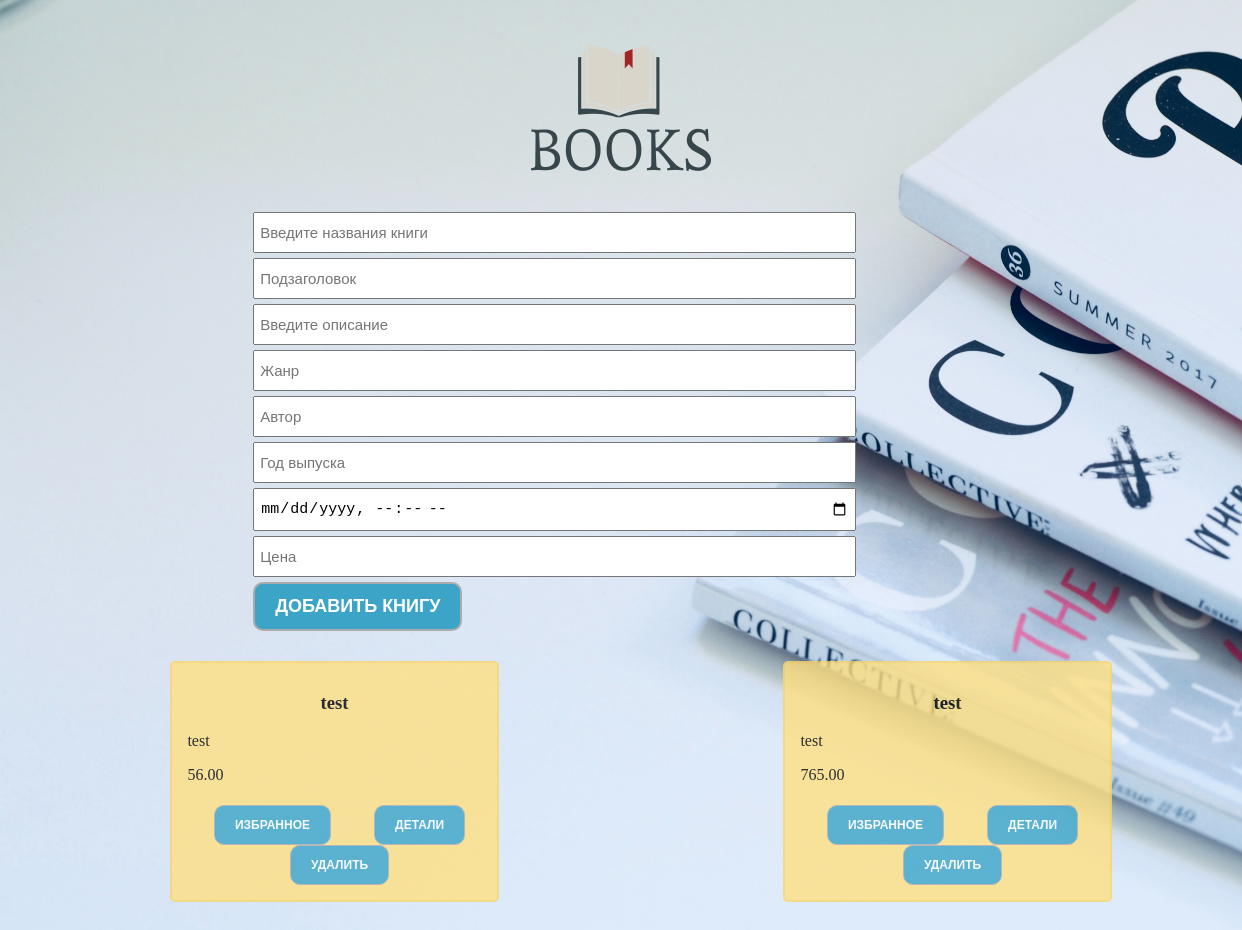
/books/, run on an earlier commit of the app's database.
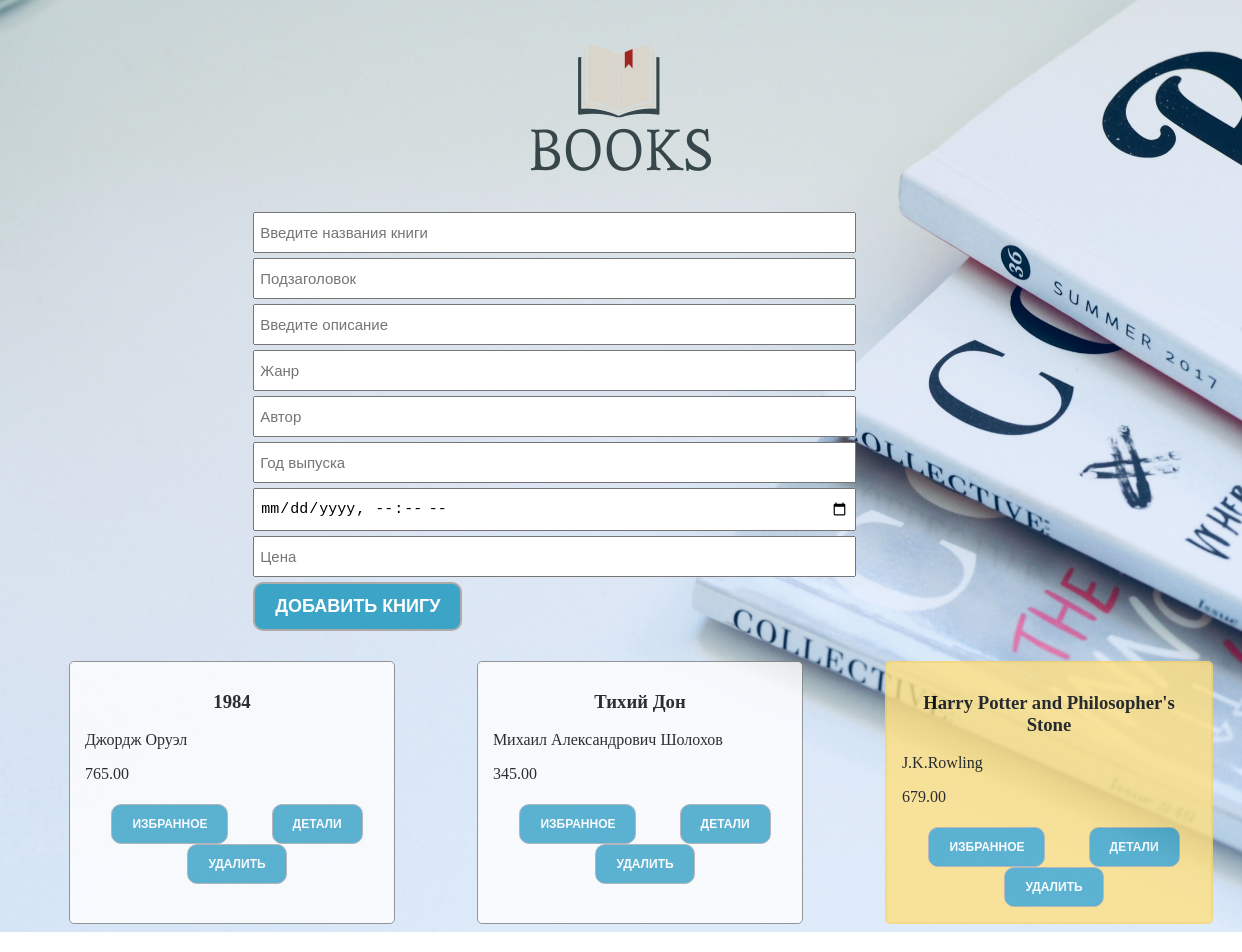
And on a later commit of the database.
### main/models.py (models this page shows)
class Books(models.Model):
    title = models.CharField(max_length=100)
    subtitle = models.CharField(max_length=100)
    description = models.TextField()
    genre = models.CharField(max_length=100)
    author =models.CharField(max_length=100)
    year = models.IntegerField()
    date = models.DateField(auto_now_add=True)
    price = models.DecimalField(max_digits=10, decimal_places=2)
    is_fav = models.BooleanField(default=False)

### main/views.py (the view)
# urls.py: path("books/", books, name = "books"),
def books(request):
    books = Books.objects.all()
    return render(request, "books.html", {"books": books} )

### main/templates/books.html (shortened to what this page needs)
{% load static %}
<!DOCTYPE html>
<html lang="en">
<head>
    <link rel="stylesheet" href="{% static 'style/book.css' %}" />
</head>
<body background="{% static 'item/img_5.jpg'%}">
<section>
  <div class="header">
    <img src="{% static 'item/logo.png' %}"/>
 </div>
    <div class="create_container">
        <form action="{% url 'add-book' %}" method="POST">
            <input class= "create_input" type="text" placeholder="Введите названия книги"
            name = "title" /> <br>
            <input class= "create_input" type="text" placeholder="Подзаголовок"
            name = "subtitle" />  <br>
            <input class= "create_input" type="text" placeholder="Введите описание"
            name = "description" />  <br>
            <input class= "create_input" type="text" placeholder="Жанр"
            name = "genre" />  <br>
            <input class= "create_input" type="text" placeholder="Автор"
            name = "author" />  <br>
            <input class= "create_input" type="number" placeholder="Год выпуска"
            name = "year" />  <br>
            <input class= "create_input" type="datetime-local" placeholder="Дата поиска"
            name = "date" />  <br>
            <input class= "create_input" type="number" placeholder="Цена"
            name = "price" />  <br>
        <button class= "create_button"> Добавить книгу </button>
    </form>
    </div>
    <div class="book_container">
    {% for books in books %}
        <div class="book_item
            {% if books.is_fav %}
                    marked
             {% endif %} " >
            <H3>{{books.title}}</H3>
            <p>{{books.author}} </p>
            <p>{{books.price}}</p>
            <div class= "buttons">
                 <button><a href="{% url 'f-book' books.id %}">Избранное</a> </button>
                 <button><a href="{% url 'details' books.id %}">Детали</a> </button>
                 <button><a href="{% url 'delete-book' books.id %}">Удалить</a></button>
            </div>
        </div>
        {% endfor %}
    </div>
</section>
</body>
</html>

### main/static/style/book.css (style rules this page uses)
body { background-repeat: no-repeat; background-size: 100%; }
.header { text-align: center; }
.create_container { width: 60%; margin-left:20%; }
.create_input { padding: 10px 5px; font-size: 15px; width: 80%; margin-bottom: 5px; }
.create_button { padding: 12px 20px; background-color: #3BA4C7;; border: 2px solid #ababac; color: white; font-size: 18px; text-transform: uppercase; border-radius: 10px; cursor: pointer; }
.book_container { padding: 30px 20px; display: flex; justify-content: space-around; flex-wrap: wrap; width: 100%; }
.book_item { background-color: white; opacity: 80%; border:1px solid gray; border-radius: 5px; width: 24%; padding:10px 15px ; margin-bottom: 20px; }
.book_item.marked { background-color: #ffe082; border: 2px solid #fad66a; }
.buttons { padding: 5px; display: flex; justify-content: space-around; flex-wrap: wrap; width: 100%; }
button { padding: 12px 20px; text-align:center; font-weight:bold; background-color:#3BA4C7; border: 1px solid#ababac; color: white; font-size: 12px; text-transform: uppercase; border-radius: 10px; cursor: pointer; }
a { color:white; text-decoration: none; }
h3 { text-align: center; }

What changed in the data, as far as the page shows it:
removed Books: title "test", author "test", price "56.00"
changed Books: is_fav True → False (drawn); title "test" → "1984"; author "test" → "Джордж Оруэл"
added Books: title "Тихий Дон", author "Михаил Александрович Шолохов", price "345.00", is_fav False (drawn)
added Books: title "Harry Potter and Philosopher's Stone", author "J.K.Rowling", price "679.00"
